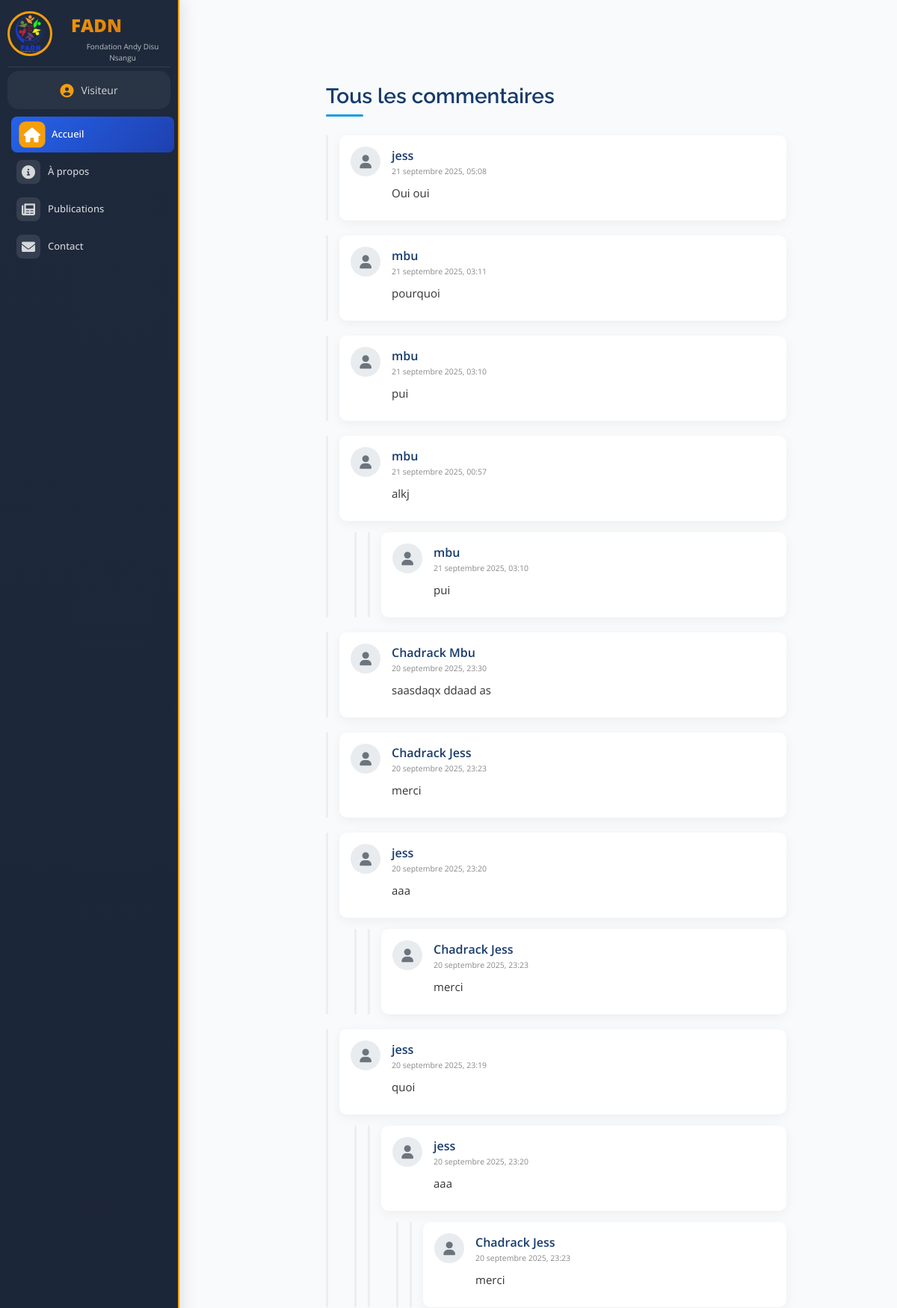
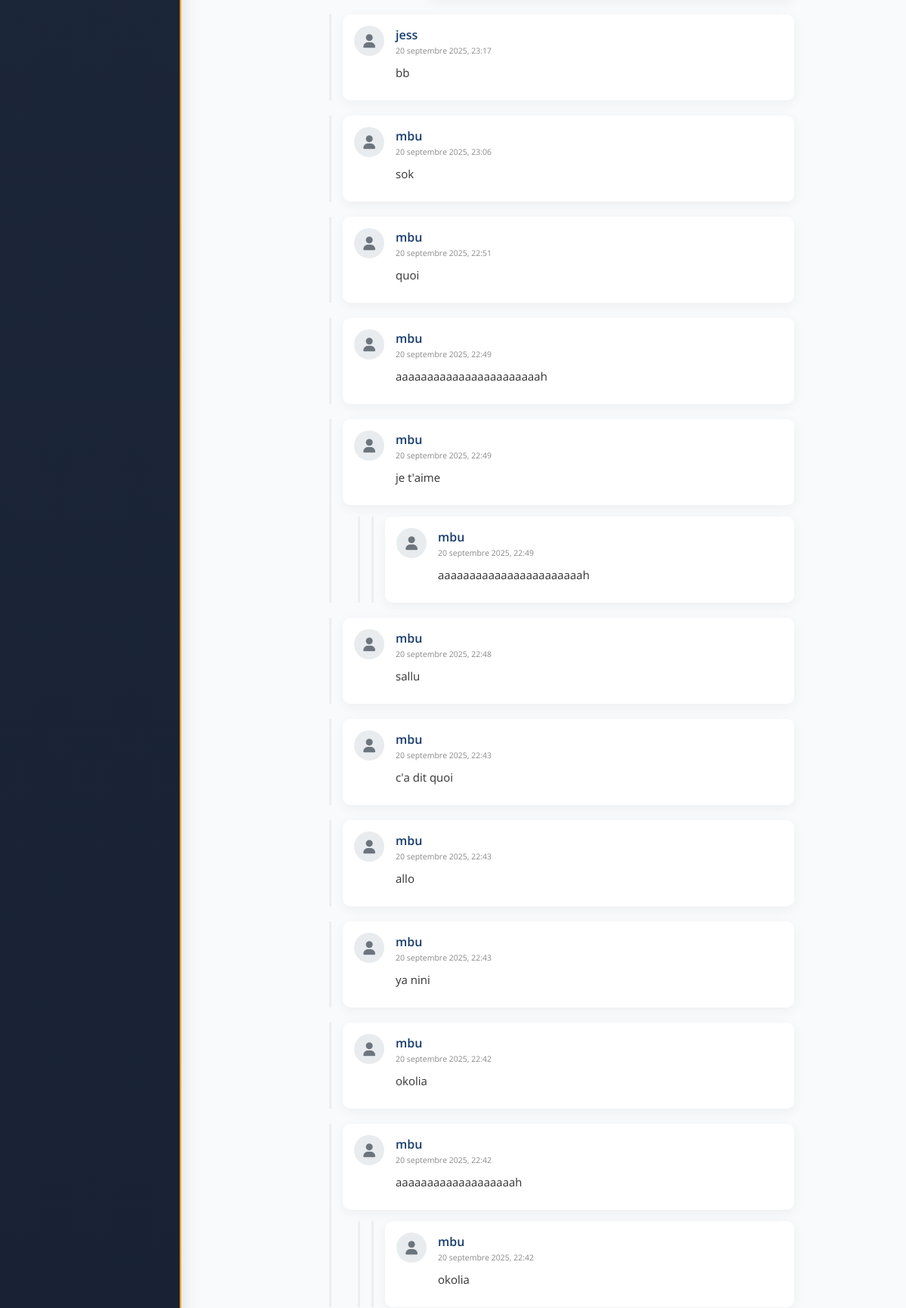
The page /comments (upper part) on the database its author committed (2 pictures, top to bottom).
### publication/models.py (models this page shows, shortened)
class Comment(models.Model):
    commenter_name = models.CharField(max_length=100)
    comment_body = models.TextField()
    date_added = models.DateTimeField(auto_now_add=True)
    post = models.ForeignKey('Blogs', related_name='comments', on_delete=models.CASCADE)
    parent_comment = models.ForeignKey('self', null=True, blank=True, related_name='replies', on_delete=models.CASCADE)
    user = models.ForeignKey(User, null=True, blank=True, on_delete=models.SET_NULL)
    likes = models.IntegerField(default=0)
    liked_by = models.ManyToManyField(User, related_name='liked_comments', blank=True)
    class Meta:
        ordering = ['-date_added']

### publication/views.py (the view)
# urls.py: path('comments', views.comment_list, name='comment_list'),
def comment_list(request):
    comments = Comment.objects.all()
    return render(request, 'comment_list.html', {'comments': comments})

### templates/comment_list.html (shortened to what this page needs)
{% extends 'basic.html' %}
{% load static %}
{% block body %}
<section class="comments-section py-5">
    <div class="container">
        <div class="row justify-content-center">
            <div class="col-lg-8 col-md-10 col-12">
                <h3>Tous les commentaires</h3>
                <ul class="comment-list">
                    {% for comment in comments %}
                        {% include 'partials/comment.html' with comment=comment %}
                    {% empty %}
                        <li><p>Aucun commentaire disponible.</p></li>
                    {% endfor %}
                </ul>
            </div>
        </div>
    </div>
</section>
{% endblock body %}

### templates/partials/comment.html (shortened to what this page needs)
{% load static %}
<li class="comment-thread">
    <div class="comment">
        <div class="comment-avatar"><i class="fas fa-user"></i></div>
        <div class="comment-content">
            <strong class="comment-author">
                {% if comment.user and comment.user.get_full_name %}
                    {{ comment.user.get_full_name }}
                {% else %}
                    {{ comment.commenter_name }}
                {% endif %}
            </strong>
            <p class="comment-meta"><small>{{ comment.date_added|date:"d F Y, H:i" }}</small></p>
            <p class="comment-body">{{ comment.comment_body }}</p>
        </div>
    </div>
    {% if comment.replies.all %}
    <div class="replies">
        <ul class="comment-list">
            {% for reply in comment.replies.all %}
                {% include 'partials/comment.html' with comment=reply %}
            {% endfor %}
        </ul>
    </div>
    {% endif %}
</li>

### static/assets/css/style.css (style rules this page uses)
html, body { margin: 0; padding: 0; overflow-x: hidden; width: 100%; }
body { font-family: "Open Sans", sans-serif; color: #272829; }
h1, h2, h3, h4, h5, h6 { font-family: "Raleway", sans-serif; }
* { box-sizing: border-box; }
:root { --primary-blue: #2563eb; --secondary-blue: #1e40af; --accent-gold: #f59e0b; --success-green: #10b981; --warm-red: #ef4444; --neutral-dark: #1f2937; --neutral-light: #f8fafc; --gradient-primary: linear-gradient(135deg, #2563eb 0%, #1e40af 100%); --gradient-secondary: linear-gradient(135deg, #f59e0b 0%, #d97706 100%); --sidebar-bg: linear-gradient(180deg, #1e293b 0%, #0f172a 100%); --sidebar-width: 20%; }
section { overflow: hidden; margin: 0; flex: 0 0 auto; }
body { min-height: 100vh; overflow-x: hidden; max-width: 100vw; }
* { scrollbar-width: thin; scrollbar-color: #ffc107 #f1f1f1; }
#main .container { max-width: 960px; margin: 2%; }

### static/assets/css/comments.css (style rules this page uses)
.comments-section { margin-top: 40px; }
.comments-section h3 { font-size: 28px; font-weight: 600; color: #173b6c; margin-bottom: 25px; position: relative; padding-bottom: 10px; }
.comments-section h3::after { content: ''; width: 50px; height: 3px; background: #149ddd; position: absolute; bottom: 0; left: 0; border-radius: 2px; }
.comment-list { list-style: none; padding: 0; }
.comment-thread { margin-bottom: 20px; border-left: 3px solid #eee; padding-left: 15px; }
.comment { display: flex; align-items: flex-start; background: #fff; border-radius: 10px; box-shadow: 0 4px 15px rgba(0, 0, 0, 0.05); padding: 15px; margin-bottom: 10px; }
.comment-avatar { width: 40px; height: 40px; min-width: 40px; border-radius: 50%; background-color: #e9ecef; display: flex; align-items: center; justify-content: center; font-size: 18px; color: #6c757d; margin-right: 15px; }
.comment-content { flex-grow: 1; }
.comment-author { font-weight: 600; color: #173b6c; font-size: 16px; }
.comment-meta { font-size: 12px; color: #888; margin-bottom: 8px; }
.comment-body { font-size: 15px; line-height: 1.6; color: #333; margin-bottom: 10px; }
.replies { margin-top: 15px; margin-left: 20px; }
.replies .comment-list { border-left: 3px solid #eee; padding-left: 15px; }

### rows shown on the page
Comment: commenter_name "jess", date_added "21 septembre 2025, 05:08", comment_body "Oui oui"
Comment: commenter_name "mbu", date_added "21 septembre 2025, 03:11", comment_body "pourquoi"
Comment: commenter_name "mbu", date_added "21 septembre 2025, 03:10", comment_body "pui"
Comment: commenter_name "mbu", date_added "21 septembre 2025, 00:57", comment_body "alkj"
Comment: user.get_full_name "Chadrack Mbu", date_added "20 septembre 2025, 23:30", comment_body "saasdaqx ddaad as"
Comment: user.get_full_name "Chadrack Jess", date_added "20 septembre 2025, 23:23", comment_body "merci"
Comment: commenter_name "jess", date_added "20 septembre 2025, 23:20", comment_body "aaa"
Comment: commenter_name "jess", date_added "20 septembre 2025, 23:19", comment_body "quoi"
Comment: commenter_name "jess", date_added "20 septembre 2025, 23:17", comment_body "bb"
Comment: commenter_name "mbu", date_added "20 septembre 2025, 23:06", comment_body "sok"
Comment: commenter_name "mbu", date_added "20 septembre 2025, 22:51", comment_body "quoi"
Comment: commenter_name "mbu", date_added "20 septembre 2025, 22:49", comment_body "aaaaaaaaaaaaaaaaaaaaaaah"
Comment: commenter_name "mbu", date_added "20 septembre 2025, 22:49", comment_body "je t'aime"
Comment: commenter_name "mbu", date_added "20 septembre 2025, 22:48", comment_body "sallu"
Comment: commenter_name "mbu", date_added "20 septembre 2025, 22:43", comment_body "c'a dit quoi"
Comment: commenter_name "mbu", date_added "20 septembre 2025, 22:43", comment_body "allo"
Comment: commenter_name "mbu", date_added "20 septembre 2025, 22:43", comment_body "ya nini"
Comment: commenter_name "mbu", date_added "20 septembre 2025, 22:42", comment_body "okolia"
Comment: commenter_name "mbu", date_added "20 septembre 2025, 22:42", comment_body "aaaaaaaaaaaaaaaaaaah"

### other values the page prints
{{ user.username|default:"Visiteur" }} "Visiteur"
